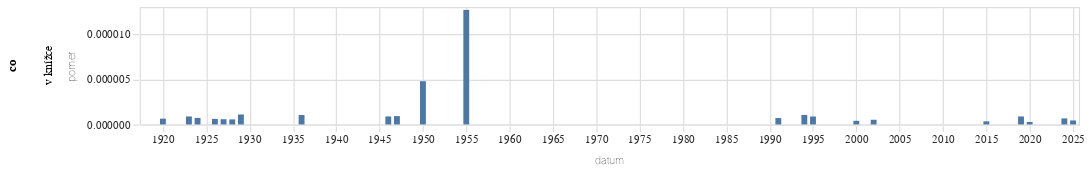

The code cell stored with this chart in its notebook:
### Code cell
graf(vyvoj_vyskytu("(?i)v knížce","v knížce"))

### Figure 1 — Vega-Lite specification as saved in the notebook (floating-point values rounded to 4 significant figures)
{"config": {"title": {"font": "Noticia Text", "fontSize": 11.5, "anchor": "start", "lineHeight": 19, "fontWeight": "bolder", "subtitleFont": "Noticia Text", "subtitleFontSize": 10, "subtitleLineHeight": 15, "subtitlePadding": 10, "dy": -10, "color": "#292829", "subtitleColor": "#292829"}, "axis": {"labelFont": "Asap", "titleFont": "Asap", "fontWeight": "lighter", "titleFontWeight": "lighter", "labelFontSize": 9, "titleFontSize": 9, "labelPadding": 2, "titlePadding": 9, "domainOpacity": 0, "tickColor": "#DCDDD6", "labelColor": "#292829"}, "legend": {"labelFont": "Asap", "labelFontWeight": "normal", "titleFont": "Asap", "titleFontWeight": "normal", "labelFontSize": 9, "titleFontSize": 9, "labelColor": "#292829"}}, "data": {"name": "data-5d32ce8c9614641a4a93d4608acfb84d"}, "mark": {"type": "bar"}, "encoding": {"row": {"field": "co", "type": "nominal"}, "x": {"field": "datum", "type": "temporal"}, "y": {"field": "pomer", "type": "quantitative"}}, "height": 100, "width": 800, "$schema": "https://vega.github.io/schema/vega-lite/v5.8.0.json", "datasets": {"data-5d32ce8c9614641a4a93d4608acfb84d": [{"datum": "1918-01-01T00:00:00", "vyskytu": 0, "pocet_slov": 172010, "pomer": 0.0, "co": "v knížce"}, {"datum": "1919-01-01T00:00:00", "vyskytu": 0, "pocet_slov": 1547459, "pomer": 0.0, "co": "v knížce"}, {"datum": "1920-01-01T00:00:00", "vyskytu": 1, "pocet_slov": 1557497, "pomer": 6.421e-07, "co": "v knížce"}, {"datum": "1921-01-01T00:00:00", "vyskytu": 0, "pocet_slov": 1814119, "pomer": 0.0, "co": "v knížce"}, {"datum": "1922-01-01T00:00:00", "vyskytu": 0, "pocet_slov": 1739976, "pomer": 0.0, "co": "v knížce"}, {"datum": "1923-01-01T00:00:00", "vyskytu": 1, "pocet_slov": 1131296, "pomer": 8.839e-07, "co": "v knížce"}, {"datum": "1924-01-01T00:00:00", "vyskytu": 1, "pocet_slov": 1386775, "pomer": 7.211e-07, "co": "v knížce"}, {"datum": "1925-01-01T00:00:00", "vyskytu": 0, "pocet_slov": 989387, "pomer": 0.0, "co": "v knížce"}, {"datum": "1926-01-01T00:00:00", "vyskytu": 1, "pocet_slov": 1629693, "pomer": 6.136e-07, "co": "v knížce"}, {"datum": "1927-01-01T00:00:00", "vyskytu": 1, "pocet_slov": 1725378, "pomer": 5.796e-07, "co": "v knížce"}, {"datum": "1928-01-01T00:00:00", "vyskytu": 1, "pocet_slov": 1786584, "pomer": 5.597e-07, "co": "v knížce"}, {"datum": "1929-01-01T00:00:00", "vyskytu": 1, "pocet_slov": 907519, "pomer": 1.102e-06, "co": "v knížce"}, {"datum": "1930-01-01T00:00:00", "vyskytu": 0, "pocet_slov": 1990549, "pomer": 0.0, "co": "v knížce"}, {"datum": "1931-01-01T00:00:00", "vyskytu": 0, "pocet_slov": 1466185, "pomer": 0.0, "co": "v knížce"}, {"datum": "1932-01-01T00:00:00", "vyskytu": 0, "pocet_slov": 1117587, "pomer": 0.0, "co": "v knížce"}, {"datum": "1933-01-01T00:00:00", "vyskytu": 0, "pocet_slov": 1230441, "pomer": 0.0, "co": "v knížce"}, {"datum": "1934-01-01T00:00:00", "vyskytu": 0, "pocet_slov": 874472, "pomer": 0.0, "co": "v knížce"}, {"datum": "1935-01-01T00:00:00", "vyskytu": 0, "pocet_slov": 712050, "pomer": 0.0, "co": "v knížce"}, {"datum": "1936-01-01T00:00:00", "vyskytu": 1, "pocet_slov": 958205, "pomer": 1.044e-06, "co": "v knížce"}, {"datum": "1937-01-01T00:00:00", "vyskytu": 0, "pocet_slov": 733783, "pomer": 0.0, "co": "v knížce"}, {"datum": "1938-01-01T00:00:00", "vyskytu": 0, "pocet_slov": 383461, "pomer": 0.0, "co": "v knížce"}, {"datum": "1945-01-01T00:00:00", "vyskytu": 0, "pocet_slov": 140144, "pomer": 0.0, "co": "v knížce"}, {"datum": "1946-01-01T00:00:00", "vyskytu": 1, "pocet_slov": 1129068, "pomer": 8.857e-07, "co": "v knížce"}, {"datum": "1947-01-01T00:00:00", "vyskytu": 1, "pocet_slov": 1083098, "pomer": 9.233e-07, "co": "v knížce"}, {"datum": "1948-01-01T00:00:00", "vyskytu": 0, "pocet_slov": 618132, "pomer": 0.0, "co": "v knížce"}, {"datum": "1949-01-01T00:00:00", "vyskytu": 0, "pocet_slov": 357203, "pomer": 0.0, "co": "v knížce"}, {"datum": "1950-01-01T00:00:00", "vyskytu": 1, "pocet_slov": 208781, "pomer": 4.79e-06, "co": "v knížce"}, {"datum": "1951-01-01T00:00:00", "vyskytu": 0, "pocet_slov": 219888, "pomer": 0.0, "co": "v knížce"}, {"datum": "1952-01-01T00:00:00", "vyskytu": 0, "pocet_slov": 189920, "pomer": 0.0, "co": "v knížce"}, {"datum": "1953-01-01T00:00:00", "vyskytu": 0, "pocet_slov": 114518, "pomer": 0.0, "co": "v knížce"}, {"datum": "1954-01-01T00:00:00", "vyskytu": 0, "pocet_slov": 98416, "pomer": 0.0, "co": "v knížce"}, {"datum": "1955-01-01T00:00:00", "vyskytu": 1, "pocet_slov": 78833, "pomer": 1.269e-05, "co": "v knížce"}, {"datum": "1956-01-01T00:00:00", "vyskytu": 0, "pocet_slov": 138430, "pomer": 0.0, "co": "v knížce"}, {"datum": "1957-01-01T00:00:00", "vyskytu": 0, "pocet_slov": 137388, "pomer": 0.0, "co": "v knížce"}, {"datum": "1958-01-01T00:00:00", "vyskytu": 0, "pocet_slov": 142112, "pomer": 0.0, "co": "v knížce"}, {"datum": "1959-01-01T00:00:00", "vyskytu": 0, "pocet_slov": 141333, "pomer": 0.0, "co": "v knížce"}, {"datum": "1960-01-01T00:00:00", "vyskytu": 0, "pocet_slov": 181817, "pomer": 0.0, "co": "v knížce"}, {"datum": "1961-01-01T00:00:00", "vyskytu": 0, "pocet_slov": 216288, "pomer": 0.0, "co": "v knížce"}, {"datum": "1962-01-01T00:00:00", "vyskytu": 0, "pocet_slov": 98793, "pomer": 0.0, "co": "v knížce"}, {"datum": "1963-01-01T00:00:00", "vyskytu": 0, "pocet_slov": 139432, "pomer": 0.0, "co": "v knížce"}, {"datum": "1964-01-01T00:00:00", "vyskytu": 0, "pocet_slov": 288820, "pomer": 0.0, "co": "v knížce"}, {"datum": "1965-01-01T00:00:00", "vyskytu": 0, "pocet_slov": 194814, "pomer": 0.0, "co": "v knížce"}, {"datum": "1966-01-01T00:00:00", "vyskytu": 0, "pocet_slov": 247115, "pomer": 0.0, "co": "v knížce"}, {"datum": "1967-01-01T00:00:00", "vyskytu": 0, "pocet_slov": 225198, "pomer": 0.0, "co": "v knížce"}, {"datum": "1968-01-01T00:00:00", "vyskytu": 0, "pocet_slov": 559905, "pomer": 0.0, "co": "v knížce"}, {"datum": "1969-01-01T00:00:00", "vyskytu": 0, "pocet_slov": 368721, "pomer": 0.0, "co": "v knížce"}, {"datum": "1970-01-01T00:00:00", "vyskytu": 0, "pocet_slov": 248046, "pomer": 0.0, "co": "v knížce"}, {"datum": "1971-01-01T00:00:00", "vyskytu": 0, "pocet_slov": 263102, "pomer": 0.0, "co": "v knížce"}, {"datum": "1972-01-01T00:00:00", "vyskytu": 0, "pocet_slov": 213032, "pomer": 0.0, "co": "v knížce"}, {"datum": "1973-01-01T00:00:00", "vyskytu": 0, "pocet_slov": 280835, "pomer": 0.0, "co": "v knížce"}, {"datum": "1974-01-01T00:00:00", "vyskytu": 0, "pocet_slov": 291980, "pomer": 0.0, "co": "v knížce"}, {"datum": "1975-01-01T00:00:00", "vyskytu": 0, "pocet_slov": 335255, "pomer": 0.0, "co": "v knížce"}, {"datum": "1976-01-01T00:00:00", "vyskytu": 0, "pocet_slov": 244998, "pomer": 0.0, "co": "v knížce"}, {"datum": "1977-01-01T00:00:00", "vyskytu": 0, "pocet_slov": 253702, "pomer": 0.0, "co": "v knížce"}, {"datum": "1978-01-01T00:00:00", "vyskytu": 0, "pocet_slov": 289894, "pomer": 0.0, "co": "v knížce"}, {"datum": "1979-01-01T00:00:00", "vyskytu": 0, "pocet_slov": 252883, "pomer": 0.0, "co": "v knížce"}, {"datum": "1980-01-01T00:00:00", "vyskytu": 0, "pocet_slov": 242065, "pomer": 0.0, "co": "v knížce"}, {"datum": "1981-01-01T00:00:00", "vyskytu": 0, "pocet_slov": 134899, "pomer": 0.0, "co": "v knížce"}, {"datum": "1982-01-01T00:00:00", "vyskytu": 0, "pocet_slov": 186973, "pomer": 0.0, "co": "v knížce"}, {"datum": "1983-01-01T00:00:00", "vyskytu": 0, "pocet_slov": 227768, "pomer": 0.0, "co": "v knížce"}, {"datum": "1984-01-01T00:00:00", "vyskytu": 0, "pocet_slov": 191735, "pomer": 0.0, "co": "v knížce"}, {"datum": "1985-01-01T00:00:00", "vyskytu": 0, "pocet_slov": 165973, "pomer": 0.0, "co": "v knížce"}, {"datum": "1986-01-01T00:00:00", "vyskytu": 0, "pocet_slov": 98877, "pomer": 0.0, "co": "v knížce"}, {"datum": "1987-01-01T00:00:00", "vyskytu": 0, "pocet_slov": 149991, "pomer": 0.0, "co": "v knížce"}, {"datum": "1988-01-01T00:00:00", "vyskytu": 0, "pocet_slov": 167631, "pomer": 0.0, "co": "v knížce"}, {"datum": "1989-01-01T00:00:00", "vyskytu": 0, "pocet_slov": 255151, "pomer": 0.0, "co": "v knížce"}, {"datum": "1990-01-01T00:00:00", "vyskytu": 0, "pocet_slov": 833434, "pomer": 0.0, "co": "v knížce"}, {"datum": "1991-01-01T00:00:00", "vyskytu": 1, "pocet_slov": 1410605, "pomer": 7.089e-07, "co": "v knížce"}, {"datum": "1992-01-01T00:00:00", "vyskytu": 0, "pocet_slov": 1217148, "pomer": 0.0, "co": "v knížce"}, {"datum": "1993-01-01T00:00:00", "vyskytu": 0, "pocet_slov": 1127475, "pomer": 0.0, "co": "v knížce"}, {"datum": "1994-01-01T00:00:00", "vyskytu": 1, "pocet_slov": 948063, "pomer": 1.055e-06, "co": "v knížce"}, {"datum": "1995-01-01T00:00:00", "vyskytu": 1, "pocet_slov": 1138209, "pomer": 8.786e-07, "co": "v knížce"}, {"datum": "1996-01-01T00:00:00", "vyskytu": 0, "pocet_slov": 1240947, "pomer": 0.0, "co": "v knížce"}, {"datum": "1997-01-01T00:00:00", "vyskytu": 0, "pocet_slov": 2179318, "pomer": 0.0, "co": "v knížce"}, {"datum": "1998-01-01T00:00:00", "vyskytu": 0, "pocet_slov": 1522654, "pomer": 0.0, "co": "v knížce"}, {"datum": "1999-01-01T00:00:00", "vyskytu": 0, "pocet_slov": 2465372, "pomer": 0.0, "co": "v knížce"}, {"datum": "2000-01-01T00:00:00", "vyskytu": 1, "pocet_slov": 2483127, "pomer": 4.027e-07, "co": "v knížce"}, {"datum": "2001-01-01T00:00:00", "vyskytu": 0, "pocet_slov": 2462192, "pomer": 0.0, "co": "v knížce"}, {"datum": "2002-01-01T00:00:00", "vyskytu": 1, "pocet_slov": 1931845, "pomer": 5.176e-07, "co": "v knížce"}, {"datum": "2003-01-01T00:00:00", "vyskytu": 0, "pocet_slov": 2578085, "pomer": 0.0, "co": "v knížce"}, {"datum": "2004-01-01T00:00:00", "vyskytu": 0, "pocet_slov": 2351739, "pomer": 0.0, "co": "v knížce"}, {"datum": "2005-01-01T00:00:00", "vyskytu": 0, "pocet_slov": 2582168, "pomer": 0.0, "co": "v knížce"}, {"datum": "2006-01-01T00:00:00", "vyskytu": 0, "pocet_slov": 1552476, "pomer": 0.0, "co": "v knížce"}, {"datum": "2007-01-01T00:00:00", "vyskytu": 0, "pocet_slov": 1826653, "pomer": 0.0, "co": "v knížce"}, {"datum": "2008-01-01T00:00:00", "vyskytu": 0, "pocet_slov": 1786832, "pomer": 0.0, "co": "v knížce"}, {"datum": "2009-01-01T00:00:00", "vyskytu": 0, "pocet_slov": 2116415, "pomer": 0.0, "co": "v knížce"}, {"datum": "2010-01-01T00:00:00", "vyskytu": 0, "pocet_slov": 1718642, "pomer": 0.0, "co": "v knížce"}, {"datum": "2011-01-01T00:00:00", "vyskytu": 0, "pocet_slov": 2512843, "pomer": 0.0, "co": "v knížce"}, {"datum": "2012-01-01T00:00:00", "vyskytu": 0, "pocet_slov": 2154063, "pomer": 0.0, "co": "v knížce"}, {"datum": "2013-01-01T00:00:00", "vyskytu": 0, "pocet_slov": 1253654, "pomer": 0.0, "co": "v knížce"}, {"datum": "2014-01-01T00:00:00", "vyskytu": 0, "pocet_slov": 2797907, "pomer": 0.0, "co": "v knížce"}, {"datum": "2015-01-01T00:00:00", "vyskytu": 1, "pocet_slov": 2883253, "pomer": 3.468e-07, "co": "v knížce"}, {"datum": "2016-01-01T00:00:00", "vyskytu": 0, "pocet_slov": 3088746, "pomer": 0.0, "co": "v knížce"}, {"datum": "2017-01-01T00:00:00", "vyskytu": 0, "pocet_slov": 2494184, "pomer": 0.0, "co": "v knížce"}, {"datum": "2018-01-01T00:00:00", "vyskytu": 0, "pocet_slov": 2950192, "pomer": 0.0, "co": "v knížce"}, {"datum": "2019-01-01T00:00:00", "vyskytu": 3, "pocet_slov": 3385704, "pomer": 8.861e-07, "co": "v knížce"}, {"datum": "2020-01-01T00:00:00", "vyskytu": 1, "pocet_slov": 3628168, "pomer": 2.756e-07, "co": "v knížce"}, {"datum": "2021-01-01T00:00:00", "vyskytu": 0, "pocet_slov": 3028906, "pomer": 0.0, "co": "v knížce"}, {"datum": "2022-01-01T00:00:00", "vyskytu": 0, "pocet_slov": 4156918, "pomer": 0.0, "co": "v knížce"}, {"datum": "2023-01-01T00:00:00", "vyskytu": 0, "pocet_slov": 4543342, "pomer": 0.0, "co": "v knížce"}, {"datum": "2024-01-01T00:00:00", "vyskytu": 3, "pocet_slov": 4476204, "pomer": 6.702e-07, "co": "v knížce"}, {"datum": "2025-01-01T00:00:00", "vyskytu": 1, "pocet_slov": 2270797, "pomer": 4.404e-07, "co": "v knížce"}]}}
